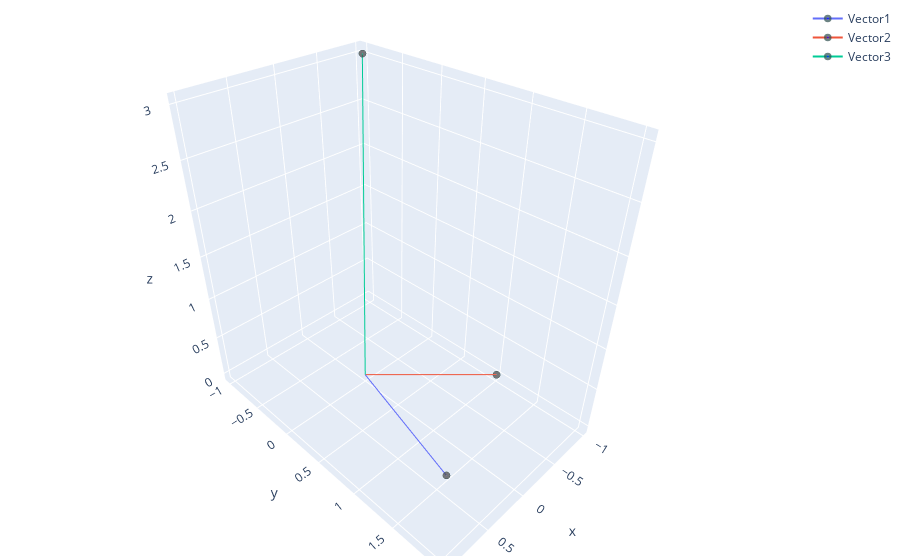

This figure's notebook cell:
### Code cell
# Alternatively, we could compute determinants as in slide 22
# Remember: in Python, array indices always start from zero,
# so the x, y and z components have an index of 0, 1 and 2 respectively.
vCrossProduct = [ numpy.linalg.det([[vA[1], vA[2]],
                                [vB[1], vB[2]]]), 
                         
              numpy.linalg.det([[vA[0], vA[2]],
                                [vB[0], vB[2]]]), 
              
              numpy.linalg.det([[vA[0], vA[1]],
                                [vB[0], vB[1]]]) ]
print("The cross product of vA and vB is ", vCrossProduct)

print("Plot of vA (blue),vB (red) and the cross product of vA and vB (green)")

vector_plot([vA,vB,numpy.cross(vA,vB)])

### Figure 1 — Plotly figure (JSON) as saved in the notebook; plotly's stock layout.template omitted (floating-point values rounded to 4 significant figures)
{"data": [{"marker": {"color": ["blue"], "line": {"color": "DarkSlateGrey", "width": 5}, "size": [0, 5]}, "name": "Vector1", "type": "scatter3d", "x": [0, 1], "y": [0, 2], "z": [0, 1]}, {"marker": {"color": ["blue"], "line": {"color": "DarkSlateGrey", "width": 5}, "size": [0, 5]}, "name": "Vector2", "type": "scatter3d", "x": [0, -1], "y": [0, 1], "z": [0, 0]}, {"marker": {"color": ["blue"], "line": {"color": "DarkSlateGrey", "width": 5}, "size": [0, 5]}, "name": "Vector3", "type": "scatter3d", "x": [0, -1], "y": [0, -1], "z": [0, 3]}], "layout": {"margin": {"b": 4, "l": 4, "r": 4, "t": 4}}}
